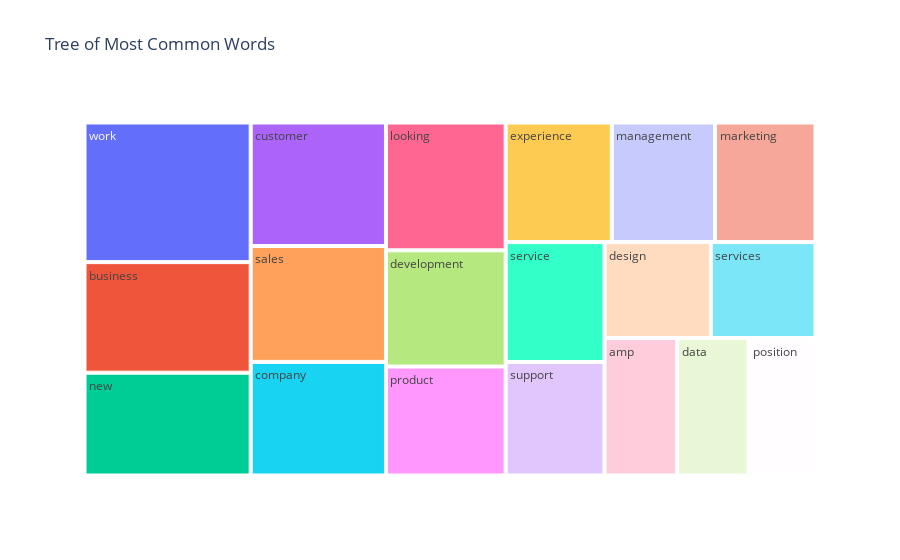

The cell this chart's notebook holds for it:
### Code cell
# Tree of most common words
fig = px.treemap(temp, path=['Common_words'], values='count',title='Tree of Most Common Words')
fig.show()

### Figure 1 — Plotly figure (JSON) as saved in the notebook; plotly's stock layout.template omitted (floating-point values rounded to 4 significant figures)
{"data": [{"branchvalues": "total", "domain": {"x": [0, 1], "y": [0, 1]}, "hovertemplate": "labels=%{label}<br>count=%{value}<br>parent=%{parent}<br>id=%{id}<extra></extra>", "ids": ["amp", "business", "company", "customer", "data", "design", "development", "experience", "looking", "management", "marketing", "new", "position", "product", "sales", "service", "services", "support", "work"], "labels": ["amp", "business", "company", "customer", "data", "design", "development", "experience", "looking", "management", "marketing", "new", "position", "product", "sales", "service", "services", "support", "work"], "name": "", "parents": ["", "", "", "", "", "", "", "", "", "", "", "", "", "", "", "", "", "", ""], "type": "treemap", "values": [4839, 8894, 7438, 8086, 4744, 4936, 6732, 6143, 7407, 5977, 5814, 8270, 4456, 6313, 7589, 5736, 4864, 5430, 11231]}], "layout": {"legend": {"tracegroupgap": 0}, "title": {"text": "Tree of Most Common Words"}}}
